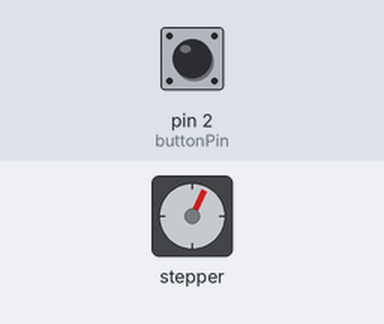
Recording of a sketch running on a simulated Arduino Uno, built with avr-gcc and run on an emulated ATmega328P. Shown: stepper motor. Inputs (shaded band) come from the test bench; at power-on: pin 2 (buttonPin) HIGH. Stepper angles assume 2048 steps per turn.

Above: at 1.2 s.
1.3 s: pin 2 (buttonPin) pulled LOW for 0.15 s
At 1.95 s:
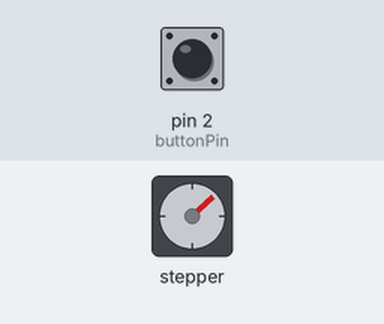
4.3 s: pin 2 (buttonPin) pulled LOW for 1 s
At 4.3 s:
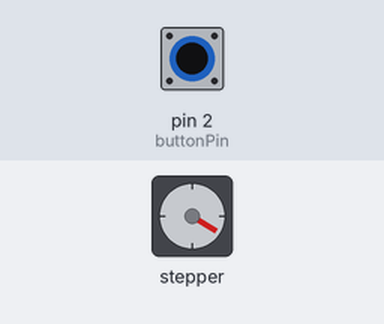
8.3 s: pin 2 (buttonPin) pulled LOW for 0.15 s
At 9.66 s:
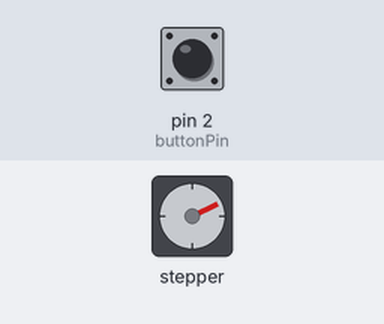
Timing chart, 0 to 26.4 s (numbered marks = the images above; inputs shaded):
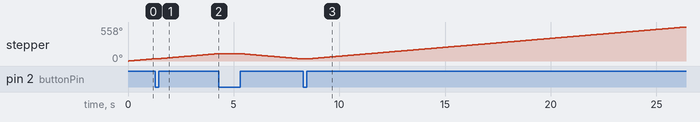

The sketch:

Steppermotor.ino
```cpp
#include <Stepper.h>
int stepsPerRevolution = 2048; //This needs to be gotten off the spec sheet.
int motorSpeed = 5; // 10 rpm
int dt=500;

int buttonPin=2;
int motorDirection=1; //1 = forwards and -1 = backwards
int buttonValNew; //This will track the new value of the button
int buttonValOld=1; //This will track the old value of the button, =1 because it starts off as not pressed


Stepper myStepper(stepsPerRevolution, 8,10,9,11); //This is the pin sequence for that particular stepper motor and that driver.

void setup() {
  // put your setup code here, to run once:
Serial.begin(9600);
myStepper.setSpeed(motorSpeed); //Setting the speed the stepper motor turns at
pinMode(buttonPin,INPUT);
digitalWrite(buttonPin,HIGH); //Causes the button value to be read as a 1, removes need of pull up resistor
}

void loop() {
  buttonValNew=digitalRead(buttonPin);
  if (buttonValOld==1 && buttonValNew==0){ //This represents a transition taking place, goes from not being pressed to having been pressed.
    motorDirection = motorDirection*(-1); //Changes the direction
    buttonValNew = buttonValOld;
  }

  myStepper.step(motorDirection*1); //Going one step in either positive or negative direction

}
 
```
